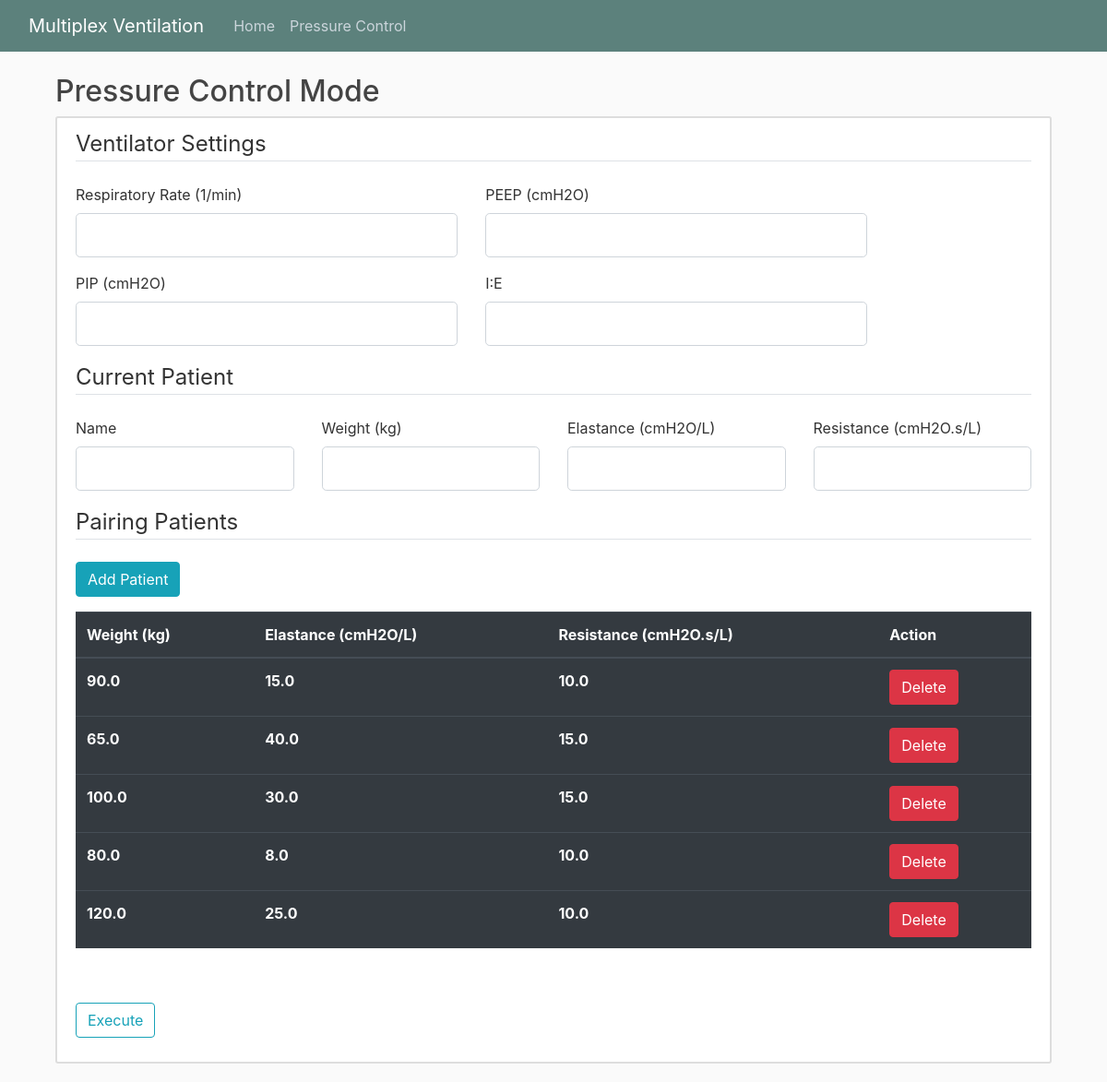
Before: /pressurecontrol with the older database file.
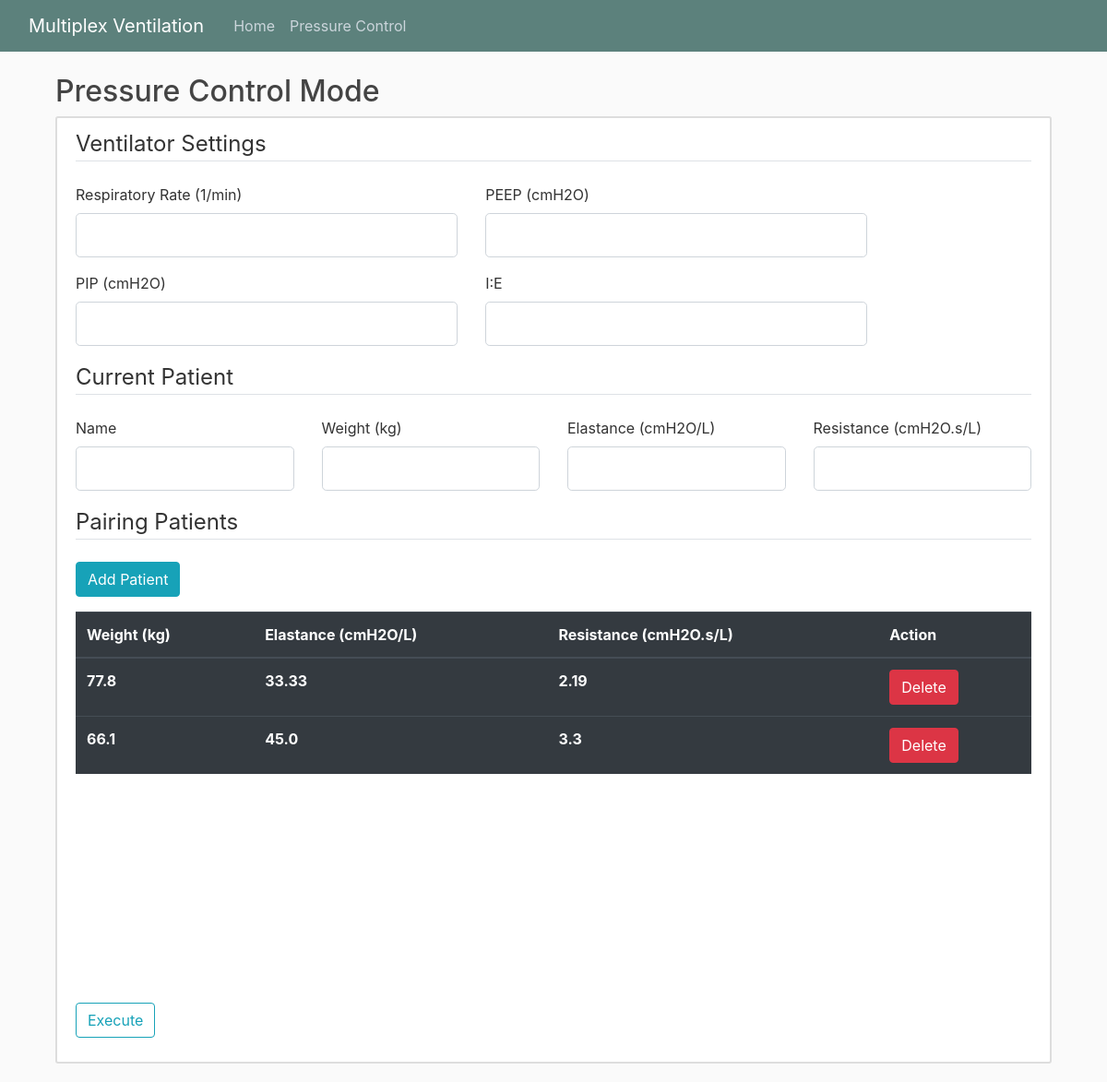
After: the same page with the newer database file.
### multiplexventilation/models.py (models this page shows, shortened)
class CandidatePatient(db.Model):
    id = db.Column(db.Integer, primary_key=True, autoincrement=True) # Unique id for patient
    weight = db.Column(db.Float, nullable=False)
    elastance = db.Column(db.Float, nullable=False)
    resistance = db.Column(db.Float, nullable=False)

### multiplexventilation/PCmode/routes.py (the view)
@PCmode.route("/pressurecontrol", methods=['GET', 'POST'])
def pressure():
    form = PCVentilatorForm()
    candidateform = CandidatePatientForm()
    candidates_data = CandidatePatient.query.all() # Getting the data of the candidates from the database
    pairingform = PairingPatientForm()
    setting_data = PatientPC.query.get(1) # Getting the previous data of the MV setting to be overwritten by the new data
    if form.validate_on_submit():
        weight2 = []
        E2 = []
        R2 = []
        if candidates_data:
            for i in candidates_data:
                weight2.append(i.weight)
                E2.append(i.elastance)
                R2.append(i.resistance)
        else:
            weight2.append(form.weight.data)
            E2.append(form.elastance.data)
            R2.append(form.resistance.data)
        setting_data.PIP = form.PIP.data
        setting_data.PEEP = form.PEEP.data
        setting_data.RR = form.RR.data
        setting_data.I_E = form.I_E.data
        setting_data.elastance = form.elastance.data
        setting_data.resistance = form.resistance.data
        setting_data.weight = form.weight.data
        setting_data.PatientName = form.PatientName.data
        db.session.commit()
        mode = PCModel(form.weight.data, form.elastance.data, form.resistance.data,
                    form.RR.data, form.PEEP.data, form.PIP.data, form.I_E.data)
        PairMode = PCPairing(weight2, E2, R2,
                            form.RR.data, form.PEEP.data, form.PIP.data, form.I_E.data)
        P1_graph = mode.simulate()
        Pairing_graph = PairMode.simulate()
        return render_template('pressure.html', title='PC Mode', form=form, candidateform=candidateform,
                                P1_graph=Markup(P1_graph), Pairing_graph=Markup(Pairing_graph), candidates=candidates_data, pairingform = pairingform)
    else:
        return render_template('pressure.html', title='PC Mode', form=form, candidateform=candidateform, candidates=candidates_data,
                                P1_graph=False, Pairing_graph="",
                                pairingform = pairingform)

### multiplexventilation/PCmode/forms.py
class PCVentilatorForm(FlaskForm):
    RR = FloatField('Respiratory Rate (1/min)', validators=[DataRequired(), NumberRange(
        min=5, max=50, message="Please enter a number within the range of 5 to 50 ")])
    PEEP = FloatField('PEEP (cmH2O)', validators=[DataRequired()])
    PIP = FloatField('PIP (cmH2O)', validators=[DataRequired()])
    I_E = FloatField('I:E', validators=[DataRequired()])
    weight = FloatField('Weight (kg)', validators=[DataRequired(), NumberRange(
        min=2,  message="Please enter a number larger than 2 ")])
    elastance = FloatField('Elastance (cmH2O/L)', validators=[DataRequired(), NumberRange(
        min=1, max=60, message="Please enter a number within the range of 1 to 60 ")])
    resistance = FloatField('Resistance (cmH2O.s/L)', validators=[DataRequired(), NumberRange(
        min=1, max=60, message="Please enter a number within the range of 1 to 60 ")])
    PatientName = StringField('Name',
                              validators=[DataRequired(), Length(min=2, max=20)])
    submit = SubmitField('Execute')

### multiplexventilation/templates/pressure.html (shortened to what the changed rows need)
{% extends "layout.html" %}
{% block content %}
    <h2>Pressure Control Mode</h2>
    <div class="row">
        <div class="col-md-12">
            <div class="content-section">
                <form method="POST" action="">
                    <div  class="table-wrapper-scroll-y my-custom-scrollbar">
                        <table class="table table-hover table-dark">
                            <thead>
                                <tr>
                                    <th>Weight (kg)</th>
                                    <th>Elastance (cmH2O/L)</th>
                                    <th>Resistance (cmH2O.s/L)</th>
                                    <th>Action</th>
                                </tr>
                            </thead>
                            {% for row in candidates%}
                            <div id = "candidateSection{{row.id}}">
                                <tr>
                                    <th>{{row.weight}}</th>
                                    <th>{{row.elastance}}</th>
                                    <th>{{row.resistance}}</th>
                                    <th>
                                        <a href="{{url_for("PCmode.delete_candidate", row_id=row.id)}}" onclick="return confirm('Are You Sure To Delete?')" ><button type="button" class="btn btn-danger deleteButton">Delete</button></a>
                                    </th>
                                </tr>
                            </div>
                            {% endfor %}
                        </table>
                    </div>
                    <br>
                </form>
            </div>
        </div>
    </div>
{% endblock content %}

Changed rows visible on the page:
removed CandidatePatient: weight "90.0", elastance "15.0", resistance "10.0"
removed CandidatePatient: weight "65.0", elastance "40.0", resistance "15.0"
removed CandidatePatient: weight "100.0", elastance "30.0", resistance "15.0"
removed CandidatePatient: weight "80.0", elastance "8.0", resistance "10.0"
removed CandidatePatient: weight "120.0", elastance "25.0", resistance "10.0"
added CandidatePatient: weight "77.8", elastance "33.33", resistance "2.19"
added CandidatePatient: weight "66.1", elastance "45.0", resistance "3.3"
